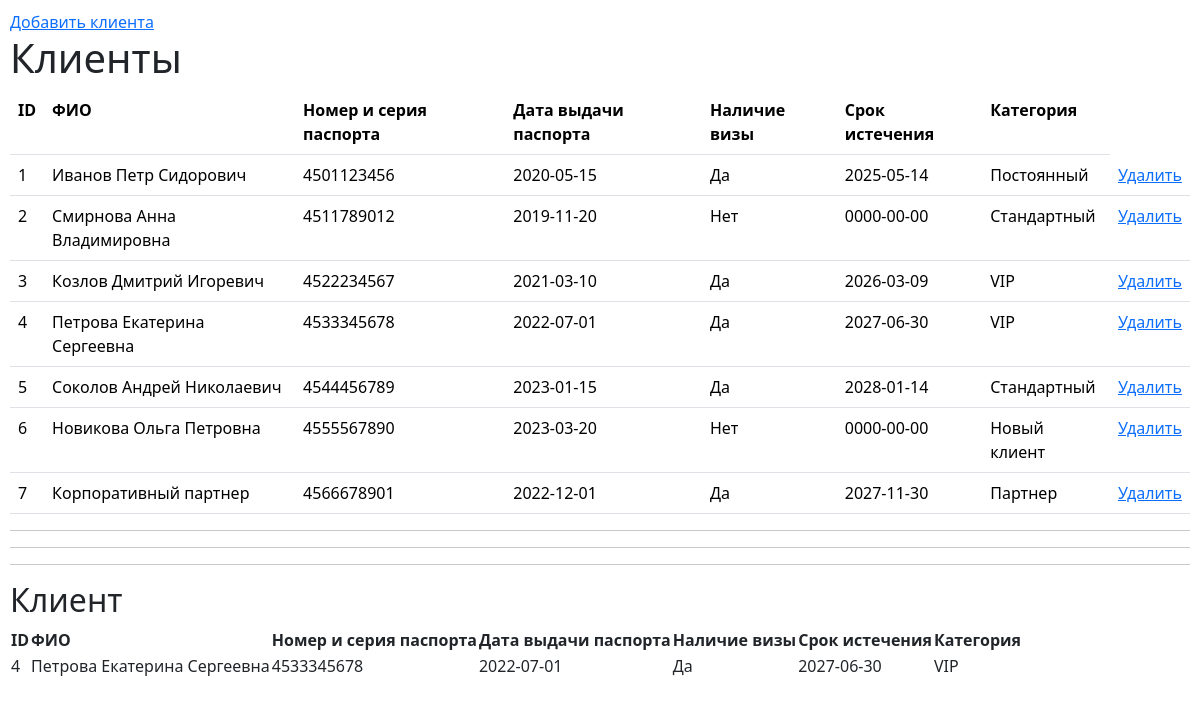
The page / on the database its author committed.
### tables this page shows
CREATE TABLE `clients` (
  `IDclient` int(10) UNSIGNED NOT NULL,
  `fullName` tinytext DEFAULT NULL,
  `dataPassport` varchar(11) NOT NULL DEFAULT '0',
  `dataDetailsPassport` varchar(10) NOT NULL DEFAULT '0',
  `availabilityVisa` varchar(3) NOT NULL DEFAULT '0',
  `dataVisa` varchar(10) NOT NULL DEFAULT '0',
  `IDcategory` int(10) UNSIGNED NOT NULL DEFAULT 1
);

CREATE TABLE `client_categories` (
  `IDcategory` int(10) UNSIGNED NOT NULL,
  `categoryName` varchar(50) NOT NULL,
  `description` text DEFAULT NULL,
  `minOrders` tinyint(3) UNSIGNED DEFAULT 0 COMMENT 'Минимальное количество заказов для категории'
);

### func_db.php (called while the page is built, shortened)
<?php
$link = false;
function getClients()
{
    global $link;
    $result = mysqli_query($link, "SELECT * FROM clients");
    return mysqli_fetch_all($result, MYSQLI_ASSOC);
}
function getClientsRow($id)
{
    global $link;
    $result = mysqli_query($link, "SELECT * FROM clients WHERE IDClient = $id");
    return mysqli_fetch_all($result, MYSQLI_ASSOC);
}
function getClientCategory($id)
{
    global $link;
    $result = mysqli_query($link, "SELECT * FROM client_categories WHERE IDcategory = $id");
    return mysqli_fetch_all($result, MYSQLI_ASSOC);
}
?>

### index.php (the view, shortened to what this page needs)
<?PHP
include 'func_db.php';
$clients = getClients();
$clientsRow = getClientsRow(4);
?>
<!DOCTYPE html>
<html lang="en">
<head>
    <link href="https://cdn.jsdelivr.net/npm/bootstrap@5.3.3/dist/css/bootstrap.min.css" rel="stylesheet"
>
</head>
<body style="margin:10px;">
    <a href="addClientPage.php">Добавить клиента</a>
    <h1>Клиенты</h1>
    <table class="table">
        <th>ID</th>
        <th>ФИО</th>
        <th>Номер и серия паспорта</th>
        <th>Дата выдачи паспорта</th>
        <th>Наличие визы</th>
        <th>Срок истечения</th>
        <th>Категория</th>
        <?php foreach ($clients as $row) {
            echo "<tr>";
            foreach ($row as $key => $val) {
                if ($key == 'IDcategory') {
                    $category = getClientCategory($val)[0]['categoryName'];
                    echo "<td>$category</td>";
                } else
                    echo "<td>$val</td>";
            }
            $IDClient = $row['IDclient'];
            echo "<td><a href=\"deleteClient.php?id=$IDClient\">Удалить</a></td>";
            echo "</tr>";
        }
        ?>
    </table class="table">
    <hr>
    <hr>
    <hr>
    <h2>Клиент</h2>
    <table>
        <th>ID</th>
        <th>ФИО</th>
        <th>Номер и серия паспорта</th>
        <th>Дата выдачи паспорта</th>
        <th>Наличие визы</th>
        <th>Срок истечения</th>
        <th>Категория</th>
        <?php foreach ($clientsRow as $row) {
            echo "<tr>";
            foreach ($row as $key => $val) {
                if ($key == 'IDcategory') {
                    $category = getClientCategory($val)[0]['categoryName'];
                    echo "<td>$category</td>";
                } else
                    echo "<td>$val</td>";
            }
        } ?>
    </table>
</body>
</html>

### rows shown on the page
clients: IDclient "1", fullName "Иванов Петр Сидорович", dataPassport "4501123456", dataDetailsPassport "2020-05-15", availabilityVisa "Да", dataVisa "2025-05-14", IDcategory.categoryName "Постоянный"
clients: IDclient "2", fullName "Смирнова Анна Владимировна", dataPassport "4511789012", dataDetailsPassport "2019-11-20", availabilityVisa "Нет", dataVisa "0000-00-00", IDcategory.categoryName "Стандартный"
clients: IDclient "3", fullName "Козлов Дмитрий Игоревич", dataPassport "4522234567", dataDetailsPassport "2021-03-10", availabilityVisa "Да", dataVisa "2026-03-09", IDcategory.categoryName "VIP"
clients: IDclient "4", fullName "Петрова Екатерина Сергеевна", dataPassport "4533345678", dataDetailsPassport "2022-07-01", availabilityVisa "Да", dataVisa "2027-06-30", IDcategory.categoryName "VIP"
clients: IDclient "5", fullName "Соколов Андрей Николаевич", dataPassport "4544456789", dataDetailsPassport "2023-01-15", availabilityVisa "Да", dataVisa "2028-01-14", IDcategory.categoryName "Стандартный"
clients: IDclient "6", fullName "Новикова Ольга Петровна", dataPassport "4555567890", dataDetailsPassport "2023-03-20", availabilityVisa "Нет", dataVisa "0000-00-00", IDcategory.categoryName "Новый клиент"
clients: IDclient "7", fullName "Корпоративный партнер", dataPassport "4566678901", dataDetailsPassport "2022-12-01", availabilityVisa "Да", dataVisa "2027-11-30", IDcategory.categoryName "Партнер"
